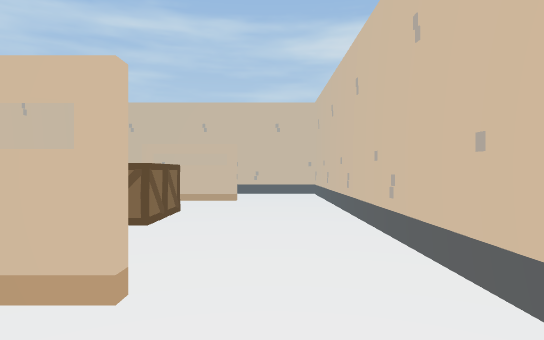
[1] (above)

24 first-person views from a walk through a 3-D level made in the Unity game engine. The camera is 1.3 m above the floor, looks level and sees 75° across. The floor is counted in squares, 2 m on a side. Each view is taken from the middle of a square. On the plan, view 1 faces up. The plan holds only what a view shows up to about 10 squares ahead; the rest is blank. The player character is not drawn.

[2]
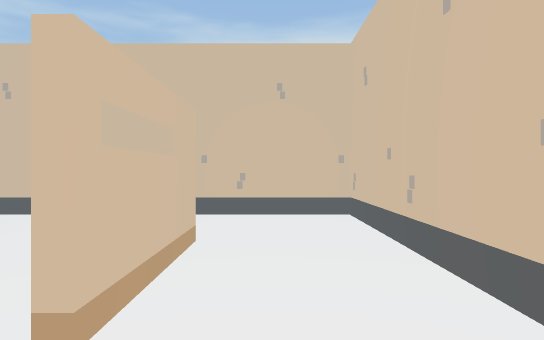

[3]
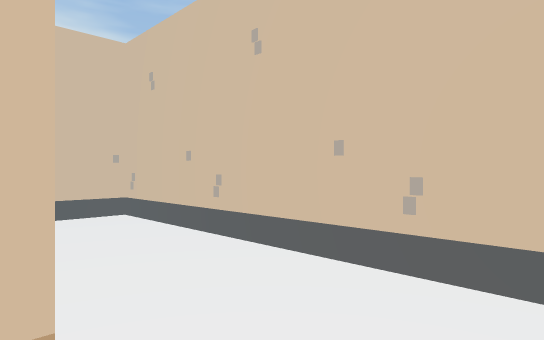

[4]
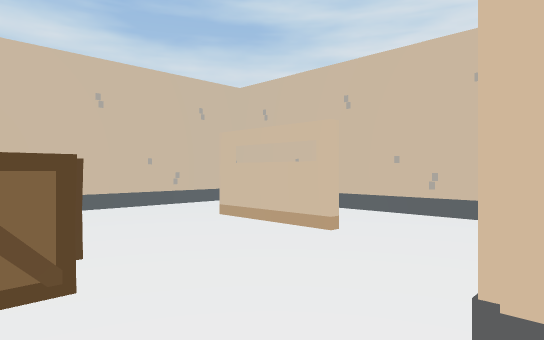

[5]
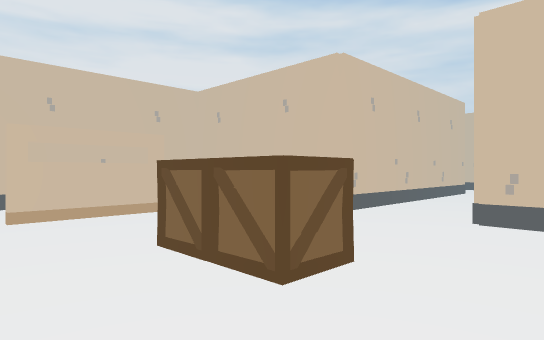

[6]
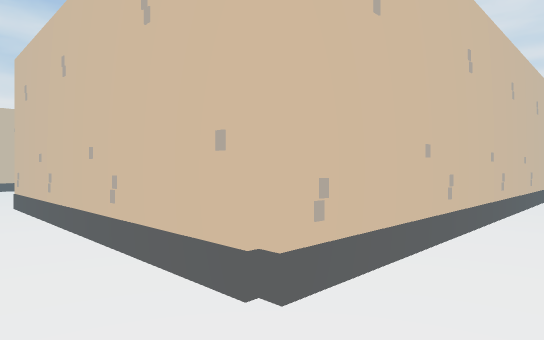

[7]
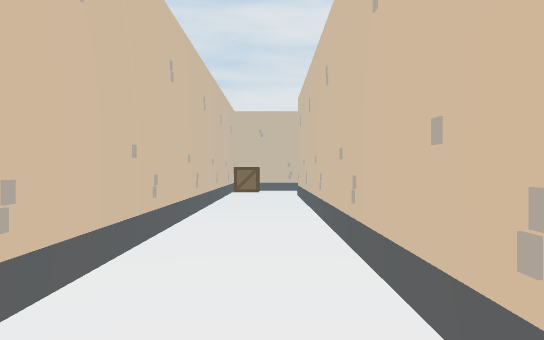

[8]
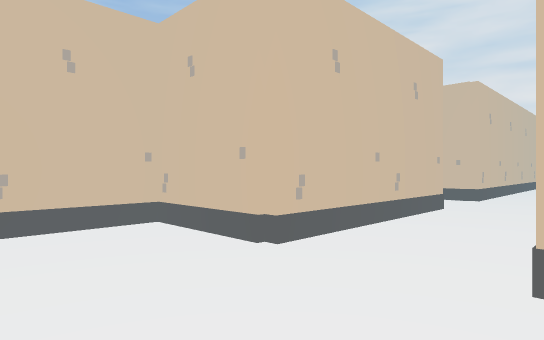

[9]
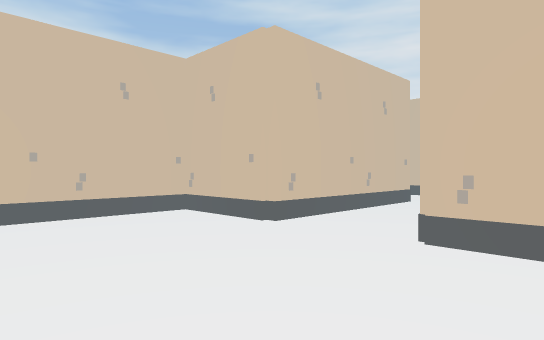

[10]
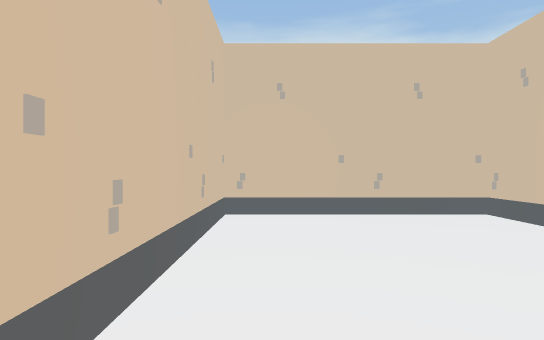

[11]
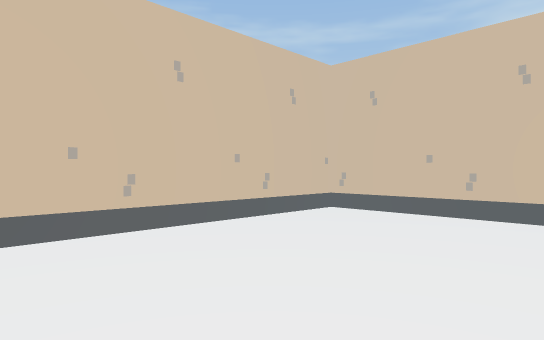

[12]
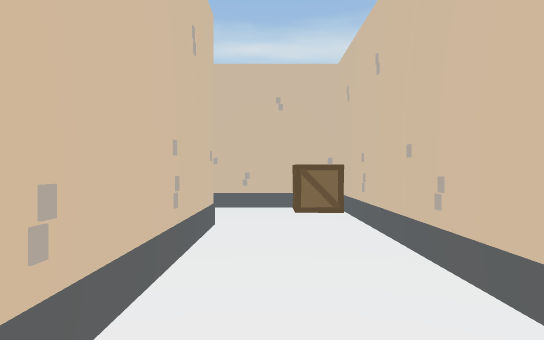

[13]
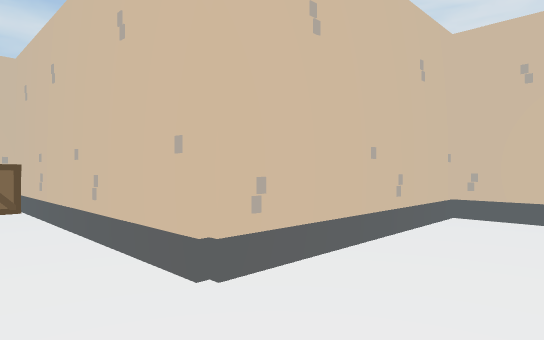

[14]
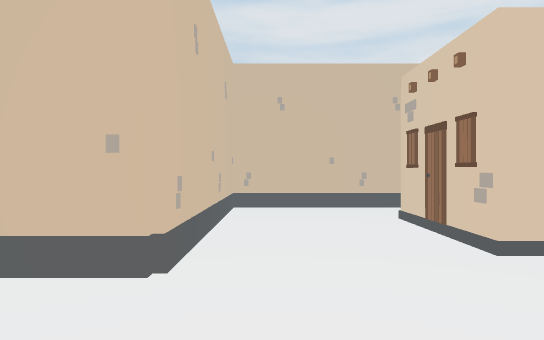

[15]
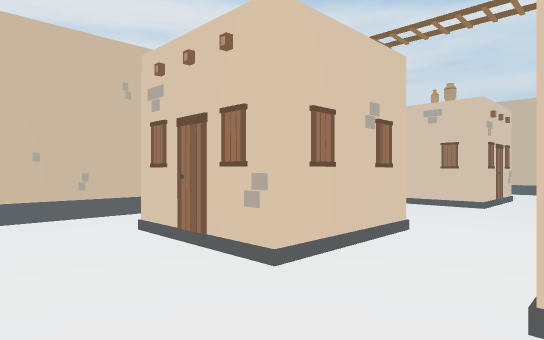

[16]
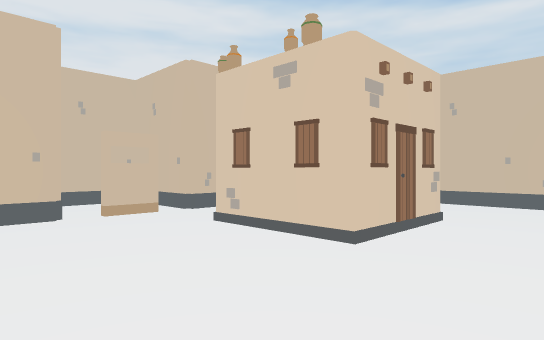

[17]
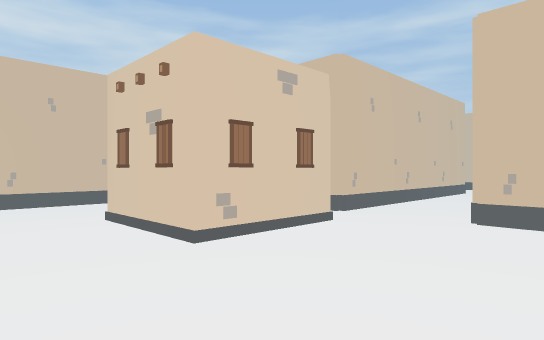

[18]
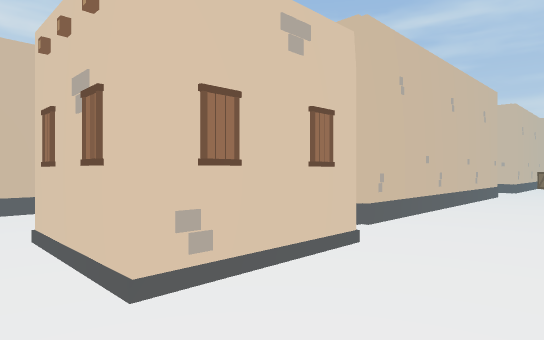

[19]
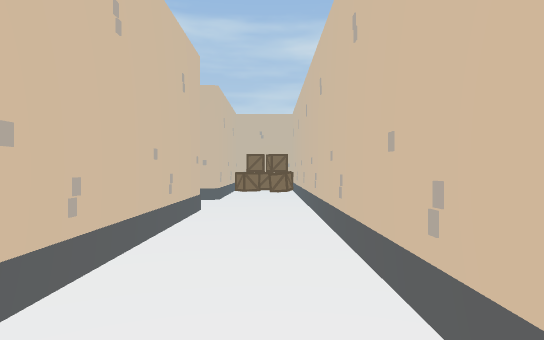

[20]
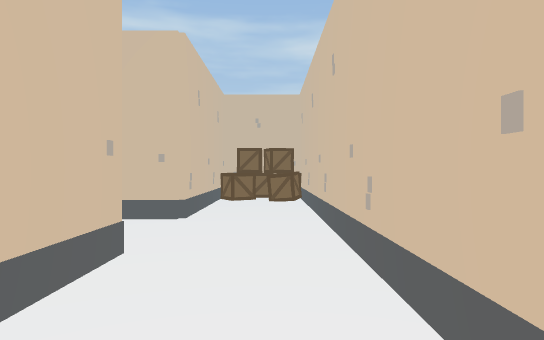

[21]
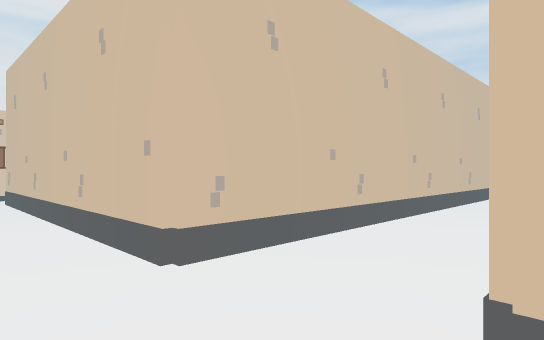

[22]
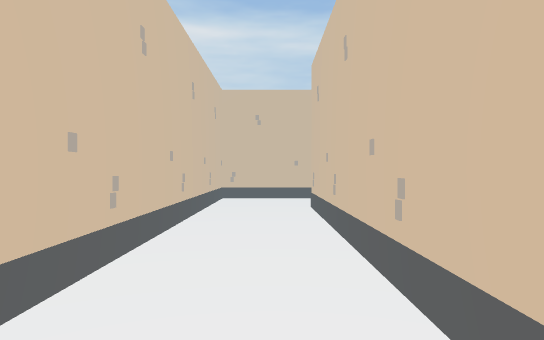

[23]
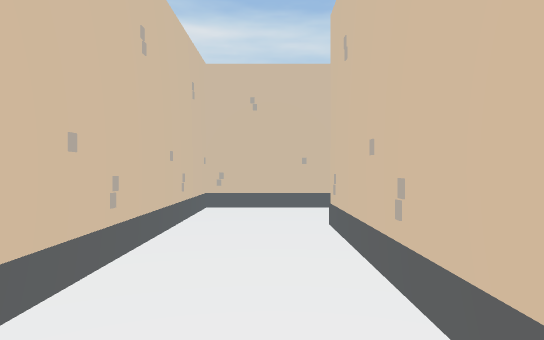

[24]
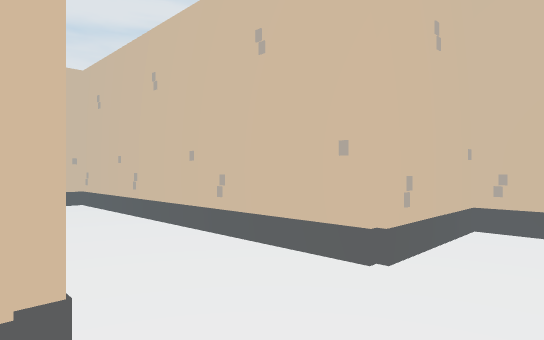

### Floor plan
Key: @ floor where view 1 was taken; # wall or solid block; . floor; B box; U building; O other object.
Columns run from 35 left of view 1 to 2 right of it. Each row starts with its distance up from view 1.
 14                       OOOOO
 13                      .....O#
 12                      ......#
 11  ..  .               .....O#
 10 #.O..       #        .O.O.O#
  9  ##..       BO       ##.O##        ..#
  8   #O.     #..          ..#       # ..#
  7   #..     #..          .O#     ......#
  6   #..O#####O.O         ..      .....O#
  5   #..........O         .........BB..O#
  4   #OO.O.O.O..O        #.O.O.O.O......#
  3    ########..O        #.O######.....O#
  2           #O.O        #.O#     ..##.O#
  1           #..O        #.O#     .....O#
  0           #..O        #..#      O.O@.#
 -1           #..O        #.O#      #####
 -2           #O.         #..#
 -3            ....       #..#
 -4       #    #...   .O#OO..#
 -5       #...##... #.......O#
 -6       #.............O...B
 -7       #...##...#U..O####
 -8       #    #...##..O
 -9            .... ...O
-10           O.#O  O.OO
-11           #..   ###
-12           #..
-13            ##

Where each view was taken, in squares from view 1:
view 1: 0 up, 0 right, facing up
view 2: 1 up, 4 left, facing right
view 3: 2 up, 4 left, facing down-right
view 4: 5 up, 5 left, facing down-right
view 5: 7 up, 0 right, facing down-left
view 6: 5 up, 12 left, facing down-right
view 7: 5 up, 12 left, facing down
view 8: 12 up, 13 left, facing down-right
view 9: 13 up, 14 left, facing down-right
view 10: 13 up, 14 left, facing right
view 11: 10 up, 14 left, facing up-right
view 12: 5 down, 17 left, facing right
view 13: 5 down, 18 left, facing down-right
view 14: 4 down, 17 left, facing down
view 15: 5 down, 17 left, facing down-left
view 16: 5 down, 21 left, facing down-left
view 17: 7 down, 21 left, facing up-left
view 18: 6 down, 22 left, facing up-left
view 19: 2 down, 23 left, facing up
view 20: 1 up, 23 left, facing up
view 21: 6 up, 23 left, facing down-left
view 22: 5 up, 24 left, facing left
view 23: 5 up, 26 left, facing left
view 24: 11 up, 30 left, facing down-left
